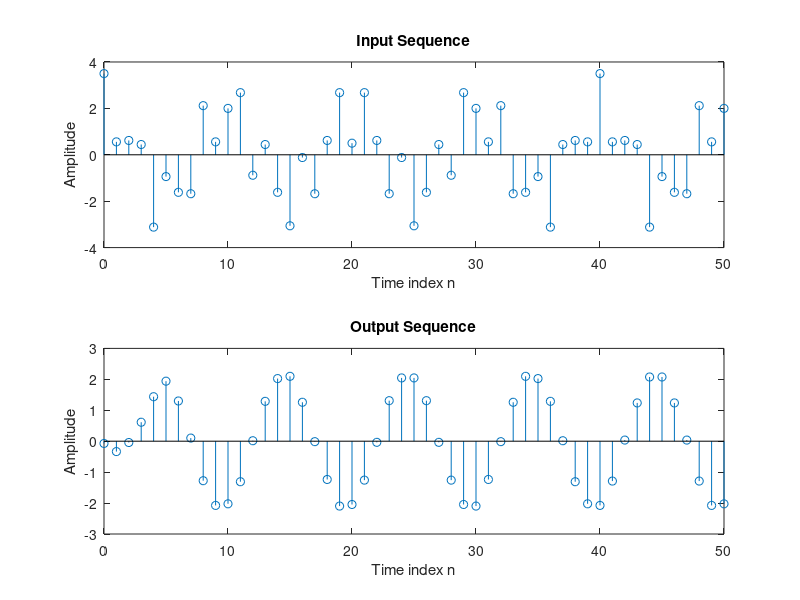

This figure's MATLAB source:
% Program 11_6
% Illustration of Filtering by a Lowpass FIR Filter
%
% Determine the FIR filter coefficients
f = [0  0.3  0.5 1];
m = [1 1 0 0];
num = firpm(9,f,m);
% Generate the input sequence
k = 1:51;
w1 = 0.75*pi;w2 = 0.2*pi;
A = 1.5;B = 2.0;
x1 = A*cos(w1*(k-1)); x2 = B*cos(w2*(k-1));
x = x1+x2;
% Filter the input sequence
si = [zeros(1,9)];
y = filter(num,1,x,si);
% Plot the input and the output sequences
subplot(2,1,1)
stem(k-1,x);
xlabel('Time index n'); ylabel('Amplitude');
title('Input Sequence');
subplot(2,1,2)
stem(k-1,y);
xlabel('Time index n'); ylabel('Amplitude');
title('Output Sequence');